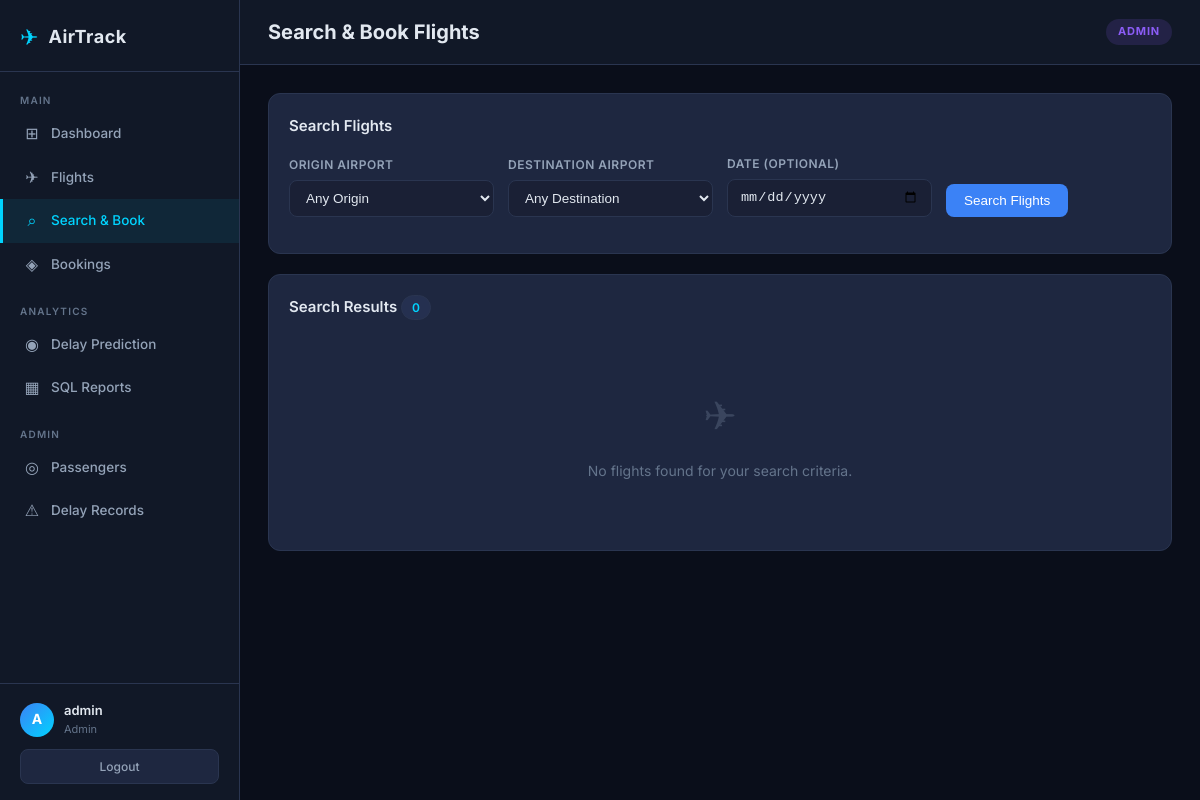
Screenshot of /search_flights (signed in) with the database file from the repository.
### models.py (models this page shows, shortened)
class User(db.Model, UserMixin):
    __tablename__ = 'Users'
    user_id = db.Column(db.Integer, primary_key=True, autoincrement=True)
    username = db.Column(db.Text, unique=True, nullable=False)
    password = db.Column(db.Text, nullable=False)
    role = db.Column(db.Text, default='passenger')

### app.py (the view, shortened to what this page needs)
@app.route('/search_flights', methods=['GET', 'POST'])
@login_required
def search_flights():
    airports = Airport.query.all()
    airlines = Airline.query.all()
    results = []
    return render_template('search_flights.html', airports=airports, airlines=airlines, results=results)

### app.py (called while the page is built)
@login_manager.user_loader
def load_user(user_id):
    return User.query.get(int(user_id))

### templates/search_flights.html (shortened to what this page needs)
{% extends 'base.html' %}
{% block page_title %}Search & Book Flights{% endblock %}
{% block content %}
<div class="section-card">
    <div class="panel-header">
        <h3>Search Flights</h3>
    </div>
    <form method="POST" class="search-form">
        <div class="form-row">
            <div class="form-group">
                <label class="form-label">Origin Airport</label>
                <select name="origin" class="form-control">
                    <option value="">Any Origin</option>
                </select>
            </div>
            <div class="form-group">
                <label class="form-label">Destination Airport</label>
                <select name="dest" class="form-control">
                    <option value="">Any Destination</option>
                </select>
            </div>
            <div class="form-group">
                <label class="form-label">Date (optional)</label>
                <input type="date" name="date" class="form-control">
            </div>
            <div class="form-group form-submit-group">
                <button type="submit" class="btn btn-primary">Search Flights</button>
            </div>
        </div>
    </form>
</div>
{% if results is not none %}
<div class="section-card">
    <div class="panel-header">
        <h3>Search Results <span class="count-badge">{{ results|length }}</span></h3>
    </div>
    {% if results %}
    <div class="table-wrapper">
        <table class="table">
            <thead>
                <tr>
                    <th>Flight #</th>
                    <th>Airline</th>
                    <th>From</th>
                    <th>To</th>
                    <th>Departure</th>
                    <th>Status</th>
                    <th>Action</th>
                </tr>
            </thead>
            <tbody>
                {% for f in results %}
                <tr>
                    <td><strong>{{ f.flight_number }}</strong></td>
                    <td>{{ f.airline.airline_name if f.airline else '—' }}</td>
                    <td>{{ f.origin.airport_code if f.origin else '—' }} — {{ f.origin.city if f.origin else '' }}</td>
                    <td>{{ f.destination.airport_code if f.destination else '—' }} — {{ f.destination.city if f.destination else '' }}</td>
                    <td>{{ f.scheduled_departure }}</td>
                    <td>
                        <span class="badge badge-{{ 'success' if f.status == 'On Time' else ('warning' if f.status == 'Delayed' else 'danger') }}">
                            {{ f.status }}
                        </span>
                    </td>
                    <td>
                        {% if f.status != 'Cancelled' %}
                        <a href="{{ url_for('book_ticket', flight_id=f.flight_id) }}" class="btn btn-sm btn-primary">Book Now</a>
                        {% else %}
                        <span class="text-muted">Unavailable</span>
                        {% endif %}
                    </td>
                </tr>
                {% endfor %}
            </tbody>
        </table>
    </div>
    {% else %}
    <div class="empty-state">
        <div class="empty-icon">✈</div>
        <p>No flights found for your search criteria.</p>
    </div>
    {% endif %}
</div>
{% endif %}
{% endblock %}

### templates/base.html (shortened to what this page needs)
<!DOCTYPE html>
<html lang="en">
<head>
    <link rel="stylesheet" href="{{ url_for('static', filename='style.css') }}">
</head>
<body>
{% if current_user.is_authenticated %}
<div class="layout">
    <aside class="sidebar">
        <div class="sidebar-brand">
            <span class="brand-icon">✈</span>
            <span class="brand-text">AirTrack</span>
        </div>
        <nav class="sidebar-nav">
            <div class="nav-section">
                <span class="nav-label">Main</span>
                <a href="{{ url_for('dashboard') }}" class="nav-item {% if request.endpoint == 'dashboard' %}active{% endif %}">
                    <span class="nav-icon">⊞</span> Dashboard
                </a>
                <a href="{{ url_for('flights') }}" class="nav-item {% if request.endpoint in ['flights','edit_flight'] %}active{% endif %}">
                    <span class="nav-icon">✈</span> Flights
                </a>
                <a href="{{ url_for('search_flights') }}" class="nav-item {% if request.endpoint == 'search_flights' %}active{% endif %}">
                    <span class="nav-icon">⌕</span> Search & Book
                </a>
                <a href="{{ url_for('my_bookings') }}" class="nav-item {% if request.endpoint == 'my_bookings' %}active{% endif %}">
                    <span class="nav-icon">◈</span> Bookings
                </a>
            </div>
            <div class="nav-section">
                <span class="nav-label">Analytics</span>
                <a href="{{ url_for('predict_delay') }}" class="nav-item {% if request.endpoint == 'predict_delay' %}active{% endif %}">
                    <span class="nav-icon">◉</span> Delay Prediction
                </a>
                <a href="{{ url_for('reports') }}" class="nav-item {% if request.endpoint == 'reports' %}active{% endif %}">
                    <span class="nav-icon">▦</span> SQL Reports
                </a>
            </div>
            {% if current_user.role == 'admin' %}
            <div class="nav-section">
                <span class="nav-label">Admin</span>
                <a href="{{ url_for('passengers') }}" class="nav-item {% if request.endpoint == 'passengers' %}active{% endif %}">
                    <span class="nav-icon">◎</span> Passengers
                </a>
                <a href="{{ url_for('delays') }}" class="nav-item {% if request.endpoint == 'delays' %}active{% endif %}">
                    <span class="nav-icon">⚠</span> Delay Records
                </a>
            </div>
            {% endif %}
        </nav>
        <div class="sidebar-user">
            <div class="user-info">
                <div class="user-avatar">{{ current_user.username[0].upper() }}</div>
                <div>
                    <div class="user-name">{{ current_user.username }}</div>
                    <div class="user-role">{{ current_user.role.title() }}</div>
                </div>
            </div>
            <a href="{{ url_for('logout') }}" class="logout-btn">Logout</a>
        </div>
    </aside>
    <main class="main-content">
        <div class="top-bar">
            <div class="page-title">{% block page_title %}{% endblock %}</div>
            <div class="top-bar-right">
                <span class="role-badge role-{{ current_user.role }}">{{ current_user.role.title() }}</span>
            </div>
        </div>
        <div class="content">
            {% block content %}{% endblock %}
        </div>
    </main>
</div>
{% else %}
{% block auth_content %}{% endblock %}
{% endif %}
</body>
</html>

### rows the page displays
User: username "A", username "admin", role "Admin", role "ADMIN"

### other values shown
{{ results|length }} "0"
